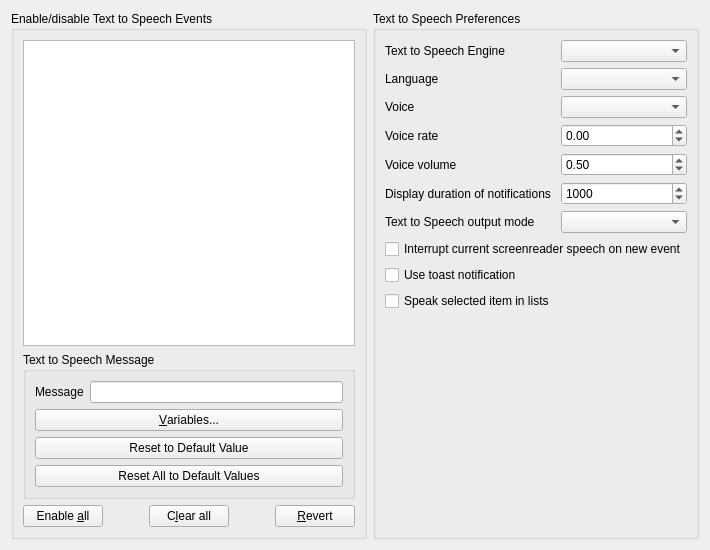
     <widget class="QWidget" name="ttsTab">
      <attribute name="title">
       <string>Text To Speech</string>
      </attribute>
      <layout class="QHBoxLayout" name="horizontalLayout_22">
       <item>
        <widget class="QGroupBox" name="groupBox_12">
         <property name="title">
          <string>Enable/disable Text to Speech Events</string>
         </property>
         <layout class="QVBoxLayout" name="verticalLayout_20">
          <item>
           <widget class="MyTableView" name="ttsTableView">
            <property name="toolTip">
             <string>Double click to check/uncheck</string>
            </property>
            <property name="editTriggers">
             <set>QAbstractItemView::EditTrigger::NoEditTriggers</set>
            </property>
            <property name="tabKeyNavigation">
             <bool>false</bool>
            </property>
            <property name="showDropIndicator" stdset="0">
             <bool>false</bool>
            </property>
            <property name="alternatingRowColors">
             <bool>true</bool>
            </property>
           </widget>
          </item>
          <item>
           <widget class="QGroupBox" name="ttsmsg_groupbox">
            <property name="title">
             <string>Text to Speech Message</string>
            </property>
            <layout class="QVBoxLayout" name="verticalLayout_16">
             <item>
              <layout class="QHBoxLayout" name="horizontalLayout_29">
               <item>
                <widget class="QLabel" name="TTSMsgLabel">
                 <property name="text">
                  <string>Message</string>
                 </property>
                 <property name="buddy">
                  <cstring>TTSMsgEdit</cstring>
                 </property>
                </widget>
               </item>
               <item>
                <widget class="QLineEdit" name="TTSMsgEdit"/>
               </item>
              </layout>
             </item>
             <item>
              <widget class="QPushButton" name="TTSVarButton">
               <property name="text">
                <string>&amp;Variables...</string>
               </property>
              </widget>
             </item>
             <item>
              <widget class="QPushButton" name="TTSDefValButton">
               <property name="text">
                <string>Reset to Default Value</string>
               </property>
              </widget>
             </item>
             <item>
              <widget class="QPushButton" name="TTSDefValAllButton">
               <property name="text">
                <string>Reset All to Default Values</string>
               </property>
              </widget>
             </item>
            </layout>
           </widget>
          </item>
          <item>
           <layout class="QHBoxLayout" name="horizontalLayout_23">
            <item>
             <widget class="QPushButton" name="ttsEnableallButton">
              <property name="text">
               <string>Enable &amp;all</string>
              </property>
             </widget>
            </item>
            <item>
             <spacer name="horizontalSpacer_29">
              <property name="orientation">
               <enum>Qt::Orientation::Horizontal</enum>
              </property>
              <property name="sizeHint" stdset="0">
               <size>
                <width>40</width>
                <height>20</height>
               </size>
              </property>
             </spacer>
            </item>
            <item>
             <widget class="QPushButton" name="ttsClearallButton">
              <property name="text">
               <string>C&amp;lear all</string>
              </property>
             </widget>
            </item>
            <item>
             <spacer name="horizontalSpacer_25">
              <property name="orientation">
               <enum>Qt::Orientation::Horizontal</enum>
              </property>
              <property name="sizeHint" stdset="0">
               <size>
                <width>40</width>
                <height>20</height>
               </size>
              </property>
             </spacer>
            </item>
            <item>
             <widget class="QPushButton" name="ttsRevertButton">
              <property name="text">
               <string>&amp;Revert</string>
              </property>
             </widget>
            </item>
           </layout>
          </item>
         </layout>
        </widget>
       </item>
       <item>
        <widget class="QGroupBox" name="groupBox_11">
         <property name="title">
          <string>Text to Speech Preferences</string>
         </property>
         <layout class="QVBoxLayout" name="verticalLayout_19">
          <item>
           <layout class="QFormLayout" name="formLayout_3">
            <item row="0" column="0">
             <widget class="QLabel" name="label_ttsengine">
              <property name="text">
               <string>Text to Speech Engine</string>
              </property>
              <property name="buddy">
               <cstring>ttsengineComboBox</cstring>
              </property>
             </widget>
            </item>
            <item row="0" column="1">
             <widget class="QComboBox" name="ttsengineComboBox"/>
            </item>
            <item row="1" column="0">
             <widget class="QLabel" name="label_ttslocale">
              <property name="text">
               <string>Language</string>
              </property>
              <property name="buddy">
               <cstring>ttsLocaleComboBox</cstring>
              </property>
             </widget>
            </item>
            <item row="1" column="1">
             <widget class="QComboBox" name="ttsLocaleComboBox"/>
            </item>
            <item row="2" column="0">
             <widget class="QLabel" name="label_ttsvoice">
              <property name="text">
               <string>Voice</string>
              </property>
              <property name="buddy">
               <cstring>ttsVoiceComboBox</cstring>
              </property>
             </widget>
            </item>
            <item row="2" column="1">
             <widget class="QComboBox" name="ttsVoiceComboBox"/>
            </item>
            <item row="3" column="0">
             <widget class="QLabel" name="label_ttsvoicerate">
              <property name="text">
               <string>Voice rate</string>
              </property>
              <property name="buddy">
               <cstring>ttsVoiceRateSpinBox</cstring>
              </property>
             </widget>
            </item>
            <item row="3" column="1">
             <widget class="QDoubleSpinBox" name="ttsVoiceRateSpinBox">
              <property name="minimum">
               <double>-1.000000000000000</double>
              </property>
              <property name="maximum">
               <double>1.000000000000000</double>
              </property>
              <property name="singleStep">
               <double>0.100000000000000</double>
              </property>
              <property name="value">
               <double>0.000000000000000</double>
              </property>
             </widget>
            </item>
            <item row="4" column="0">
             <widget class="QLabel" name="label_ttsvoicevolume">
              <property name="text">
               <string>Voice volume</string>
              </property>
              <property name="buddy">
               <cstring>ttsVoiceVolumeSpinBox</cstring>
              </property>
             </widget>
            </item>
            <item row="4" column="1">
             <widget class="QDoubleSpinBox" name="ttsVoiceVolumeSpinBox">
              <property name="minimum">
               <double>0.000000000000000</double>
              </property>
              <property name="maximum">
               <double>1.000000000000000</double>
              </property>
              <property name="singleStep">
               <double>0.100000000000000</double>
              </property>
              <property name="value">
               <double>0.500000000000000</double>
              </property>
             </widget>
            </item>
            <item row="5" column="0">
             <widget class="QLabel" name="label_ttsnotifTimestamp">
              <property name="text">
               <string>Display duration of notifications</string>
              </property>
              <property name="buddy">
               <cstring>ttsNotifTimestampSpinBox</cstring>
              </property>
             </widget>
            </item>
            <item row="5" column="1">
             <widget class="QSpinBox" name="ttsNotifTimestampSpinBox">
              <property name="minimum">
               <number>1</number>
              </property>
              <property name="maximum">
               <number>10000</number>
              </property>
              <property name="value">
               <number>1000</number>
              </property>
             </widget>
            </item>
            <item row="6" column="0">
             <widget class="QLabel" name="label_ttsoutputmode">
              <property name="text">
               <string>Text to Speech output mode</string>
              </property>
              <property name="buddy">
               <cstring>ttsOutputModeComboBox</cstring>
              </property>
             </widget>
            </item>
            <item row="6" column="1">
             <widget class="QComboBox" name="ttsOutputModeComboBox"/>
            </item>
            <item row="7" column="0" colspan="2">
             <widget class="QCheckBox" name="ttsAssertiveChkBox">
              <property name="text">
               <string>Interrupt current screenreader speech on new event</string>
              </property>
             </widget>
            </item>
            <item row="10" column="0" colspan="2">
             <widget class="QCheckBox" name="ttsToastChkBox">
              <property name="text">
               <string>Use toast notification</string>
              </property>
             </widget>
            </item>
            <item row="11" column="0">
             <widget class="QCheckBox" name="ttsSpeakListsChkBox">
              <property name="text">
               <string>Speak selected item in lists</string>
              </property>
             </widget>
            </item>
           </layout>
          </item>
          <item>
           <spacer name="verticalSpacer_10">
            <property name="orientation">
             <enum>Qt::Orientation::Vertical</enum>
            </property>
            <property name="sizeHint" stdset="0">
             <size>
              <width>20</width>
              <height>216</height>
             </size>
            </property>
           </spacer>
          </item>
         </layout>
        </widget>
       </item>
      </layout>
     </widget>
